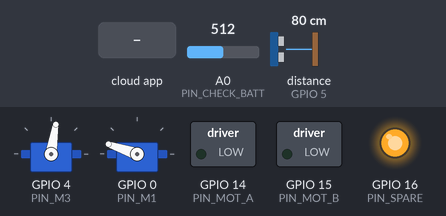
A sketch run on a simulated ESP8266 (NodeMCU). On the bench: 2 × servo, switched loads named in the sketch (green lamp = pin HIGH), output pins drawn as LEDs (lit = HIGH). Inputs (shaded band) come from the test bench; at power-on: A0 (PIN_CHECK_BATT) = 512, distance to the obstacle (sensor on GPIO 5) 80 cm. The echo pulse lasts 58.3 µs per cm; random numbers use the default seed unless the sketch sets one; the audio player accepts every command and is not drawn; the RemoteXY app is connected; pins used as bus, display or sensor lines are not drawn.

Above: at 13.8 s.
13.9 s: the phone or cloud app sets Cover to 1
At 15.79 s:
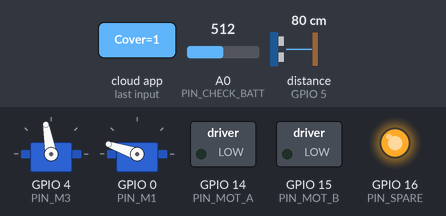
19.9 s: the phone or cloud app sets Corpse to 1
At 22.62 s:
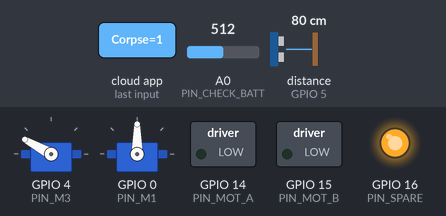
22.9 s: the phone or cloud app sets Eyes to 1
At 24.8 s:
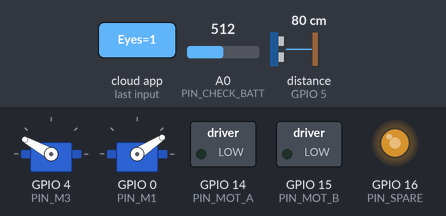
25.9 s: the phone or cloud app sets Light to 1
At 26.3 s:
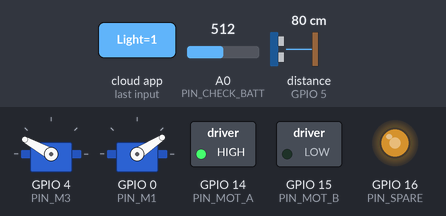
27.4 s: the phone or cloud app sets Eyes to 0
At 28.6 s:
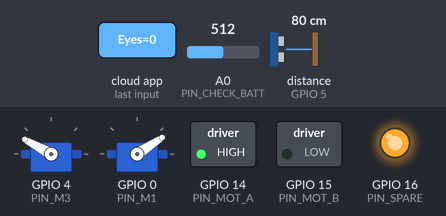
28.9 s: the phone or cloud app sets Light to 0
At 29.8 s:
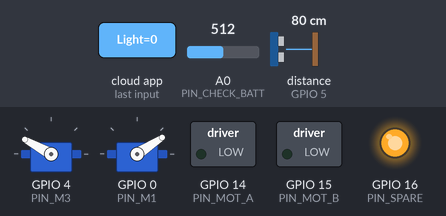
Timing chart, 0 to 31.4 s (numbered marks = the images above; inputs shaded):
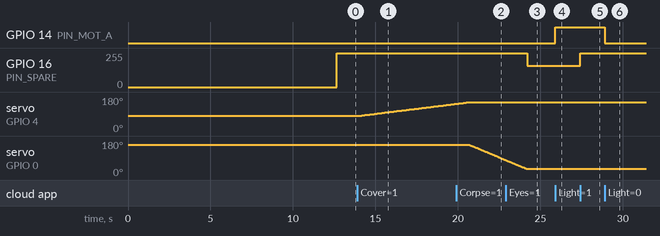

The sketch:

HalloweenCoffin.ino
```cpp
#include "PinConfig.h"
#include "BatteryProtect.h"
#include "CoffinServos.h"
#include "Ultrasonic.h"
#include "LEDs.h"
#include "Remote.h"
#include "CoffinMP3Player.h"

// #define DEBUG_INO
#ifndef DEBUG_INO
#undef DEBUG_PRINTLN
#undef DEBUG_PRINT
#define DEBUG_PRINTLN(a)
#define DEBUG_PRINT(a)
#endif

void SpecialDelay(double wait)
{
    unsigned long finish = millis() + wait;

    while (millis() < finish)
    {
        LoopServos();
        yield();
    }
}

void SpecialTone(int frequency, unsigned long duration = 0)
{
    tone(PIN_TONE, frequency, duration);
    LoopServos();
    yield();
}

void setup()
{
    Serial.begin(115200);
    DEBUG_PRINTLN(""); // ESP sends garbage using 74880 baud at boot.
    DEBUG_PRINTLN("Halloween 2022");    // Serial monitor message

    SetupBatteryProtect();
    SetupServos();
    SetupUltrasonic();
    SetupLEDs();
    SetupRemote();
    SetupMP3Player();

    // After swiching on, give time to close cover and place the coffin
    delay(6000);
    CoffinPlayMP3(KICHERN);
    delay(6000);
    DEBUG_PRINTLN("Setup done");
}

#define DISTANCE_SLEEP 80
#define DISTANCE_ATTENTION 50
#define DISTANCE_ALARM 25
#define DISTANCE_HORROR 25

void loop()
{
    LoopBatteryProtect();
    if (IsBatteryAlarmActive())
        return;

    LoopServos();

    LoopLEDs();

    LoopRemote();

    if (!AllServosFinished())
        return;

    LoopUltrasonic();

    LoopMP3Player();

    if (RemoteXYIsConnected())
    {
        DoRemoteControlledAction();
        return;
    }

    enum CoffinState
    {
        none, // only for boot
        sleep,
        attention,
        alarm,
        horror
    };
    static CoffinState currentState = none;
    if (distance >= DISTANCE_SLEEP)
    {
        if (currentState != sleep)
        {
            currentState = sleep;
            DEBUG_PRINTLN("Enter state: Sleep");
            SetEye(off);
            SetLight(false);
            CoverClose();
        }
    }
    else if (distance > DISTANCE_ATTENTION)
    {
        if (currentState != attention)
        {
            DEBUG_PRINTLN("Enter state: Attention");
            SetEye(off);
            SetLight(true);
            CoverClose();

            if ((currentState != horror) && (currentState != alarm)) // do not play music if target moves away
                CoffinPlayMP3(BRUELL);

            currentState = attention;
        }
    }
    else if (distance > DISTANCE_ALARM)
    {
        if (currentState != alarm)
        {
            currentState = alarm;
            DEBUG_PRINTLN("Enter state: Alarm");
            SetEye(glow);
            SetLight(true);
            CoverOpen();
            CorpseDown();
        }
    }
    else // if (distance <= DISTANCE_HORROR)
    {
        if (currentState != horror)
        {
            currentState = horror;
            DEBUG_PRINTLN("Enter state: Horror");
            CoffinPlayMP3(SCHREI);
            SetLight(true);
            SetEye(hypno);
            CorpseUp();
        }
    }
}
```

PinConfig.h
```cpp
#pragma once
#include "Arduino.h"


#define PIN_M1 0	// Used for bootloader and Incremental-Switch, too. Is pulled up externally.
#define PIN_M2 2	// This is TXD ofer Serial1
#define PIN_M3 4 // Used for I2C
#define PIN_M4 5 // Used for I2C
#define PIN_M5 12
#define PIN_M6 13 // Re-used for PWM bin
#define PIN_MOT_A	14
#define PIN_MOT_B	15
#define PIN_SPARE	16
#define PIN_PWM PIN_M6

// Overdischarge protection
#define PIN_CHECK_BATT	A0


#define PIN_LED_EYES			PIN_SPARE
#define PIN_LED_WHITE_A			PIN_MOT_A // Ensure other motor pin is held low
#define PIN_LED_WHITE_B			PIN_MOT_B
#define PIN_TONE				PIN_PWM

// HC-SR04 ultrasonic sensor
#define PIN_ULTRASONIC_TRIGGER	PIN_M5 // (Yellow wire)
#define PIN_ULTRASONIC_ECHO		PIN_M4 // (Green wire)

#define PIN_SERVO_COVER			PIN_M3
#define PIN_SERVO_CORPSE		PIN_M1

#define DEBUG_PRINTLN(a) Serial.println(a)
#define DEBUG_PRINT(a) Serial.print(a)
```

BatteryProtect.cpp
```cpp
#include "Arduino.h"
#include "BatteryProtect.h"
#include "PinConfig.h"
#include "CoffinServos.h"
#include "LEDs.h"

//#define DEBUG_BATTERYPROTECT

#ifndef DEBUG_BATTERYPROTECT
#undef DEBUG_PRINTLN
#undef DEBUG_PRINT
#define DEBUG_PRINTLN(a)
#define DEBUG_PRINT(a)
#endif


// measured values with actual reistors result into 190 digits per Volt
// what I measured:
// 792 at 4.2V
// 698 at 3.7V
// 619  at 3.3V
#define DIGITS_PER_VOLT 188.0

// on another chip, I measured:
// 823 at 4.2V
// 726 at 3.7V
// 649  at 3.3V
// which was 194 digits per volt

// on another chip, I measured:
// 796 at 4.2V
// 708 at 3.7V
// 626  at 3.3V


#define BATTERY_CHECK_INTERVALL 500000  // 2 times a second will do nicely
#define THRESHOLD_VALUE (3.3*DIGITS_PER_VOLT)
#define HYSTERESIS_VALUE (3.5*DIGITS_PER_VOLT)

bool BatteryAlarmState = false;
int batteryLowCounter = 0;
uint16_t measuredBattery = THRESHOLD_VALUE;

unsigned long nextTimeToCheckBattery;

bool GetBatteryAlarmState()
{
	return BatteryAlarmState;
}

void SetBatteryAlarmState(bool state)
{
	BatteryAlarmState = state;
}

void LoopBatteryProtect()
{
	unsigned long now = micros();
	if (now < nextTimeToCheckBattery)
		return;

	nextTimeToCheckBattery = now + BATTERY_CHECK_INTERVALL;

	measuredBattery = analogRead(PIN_CHECK_BATT);

	DEBUG_PRINT(measuredBattery);
	DEBUG_PRINT("   ");
	if (GetBatteryAlarmState())
	{	// needs to be a certain time above a higher voltage to return to non-alarm-state
		if (measuredBattery > HYSTERESIS_VALUE)
			batteryLowCounter--;
		else
			batteryLowCounter = 10;

		if (batteryLowCounter <= 0)
		{
			batteryLowCounter = 0;
			SetBatteryAlarmState(false);
		}
	}
	else
	{
		if (measuredBattery < THRESHOLD_VALUE)
			batteryLowCounter++;
		else
			batteryLowCounter = 0;

		if (batteryLowCounter >= 10) // one second with undervoltage
		{
			batteryLowCounter = 10;
			SetBatteryAlarmState(true);
		}
	}
	DEBUG_PRINTLN(batteryLowCounter);
}

void SetupBatteryProtect()
{
	pinMode(PIN_CHECK_BATT, INPUT);
	nextTimeToCheckBattery = micros() + BATTERY_CHECK_INTERVALL;
}

bool AlarmIsActive = false;
bool HandleBatteryAlarm()
{
	bool AlarmIsActive = GetBatteryAlarmState();
	if (!AlarmIsActive)
		return false;

	static bool AlarmWasActive = false;

	if (AlarmWasActive && !AlarmIsActive)
	{	// return to normal state
		AlarmWasActive = false;
		DEBUG_PRINTLN("Battery alarm ends.");

		RestartAllServos();
	}
	else if (!AlarmWasActive && AlarmIsActive)
	{	// Go to power save mode.
		AlarmWasActive = true;
		DEBUG_PRINTLN("Battery alarm!");

		ShutdownAllServos();
		ShutDownLEDs();
	}

	return AlarmIsActive;
}

bool IsBatteryAlarmActive()
{
	return AlarmIsActive;
}
```

BatteryProtect.h
```cpp
#pragma once

void SetupBatteryProtect();
void LoopBatteryProtect();
bool GetBatteryAlarmState();
bool HandleBatteryAlarm();
bool IsBatteryAlarmActive();
```

CoffinMP3Player.cpp
```cpp
#include "DFRobotDFPlayerMini.h"
#include "CoffinMP3Player.h"
#include "PinConfig.h"

DFRobotDFPlayerMini myDFPlayer;

unsigned long lastSoundTime;
void CoffinPlayMP3(int no)
{
	switch (no)
	{
	case KNARREN:
	case KNARREN2:
	case WANTYOUTODIE:
	case BRUELL:
	case BRUELL2:
		myDFPlayer.volume(30);
		break;
	case TODESSCHREI:
		myDFPlayer.volume(10);
		break;
	case KICHERN:
		myDFPlayer.volume(25);
		break;
	case SCHREI:
	default:
		myDFPlayer.volume(20);
		break;
	}
	delay(100); // let volume setting become active
	lastSoundTime = millis();
	myDFPlayer.play(no);
}

#define SILENCE_LIMIT 30000
void SetupMP3Player()
{
	Serial1.begin(9600);
	myDFPlayer.begin(Serial1);
	myDFPlayer.setTimeOut(500);
	myDFPlayer.volume(20);  // range 0 - 30
	myDFPlayer.EQ(DFPLAYER_EQ_NORMAL);
	myDFPlayer.outputDevice(DFPLAYER_DEVICE_SD);
	randomSeed(analogRead(PIN_CHECK_BATT));
	lastSoundTime = millis() + SILENCE_LIMIT;
}

void PlayRandomSound()
{
	int no = random(KNARREN, WOLF2 + 1);
	CoffinPlayMP3(no);
	DEBUG_PRINTLN("Random sound: " + String(no));
}

void LoopMP3Player()
{
	unsigned long now = millis();
	if ((now - lastSoundTime) < SILENCE_LIMIT)
		return;
	PlayRandomSound();
}
```

CoffinMP3Player.h
```cpp
#pragma once

void SetupMP3Player();
void LoopMP3Player();

#define KNARREN 1
#define WANTYOUTODIE 2
#define TODESSCHREI 3
#define SCHREI 4
#define KNARREN2 5
#define BRUELL 6
#define BRUELL2 7
#define GESPENST 8
#define GLOCKENSCHLAG 9
#define GOTTISTTOT 10
#define INDERSTILLE 11
#define JESUSHIERISTNINA 12
#define KICHERN 13
#define KLEINERVAMPI 14
#define KRAEHE 15
#define MEINGERIPPE 16
#define TOTTUTNOT 17
#define UNDWIRBEISSEN 18
#define WOLF1 19
#define WOLF2 20
void CoffinPlayMP3(int no);
```

CoffinServos.cpp
```cpp
#include "CoffinServos.h"
#include "PinConfig.h"
#include "CoffinMP3Player.h"

//#define DEBUG_COFFINSERVOS

#ifndef DEBUG_COFFINSERVOS
#undef DEBUG_PRINTLN
#undef DEBUG_PRINT
#define DEBUG_PRINTLN(a)
#define DEBUG_PRINT(a)
#endif

#define MIN_COVER 500
#define MAX_COVER 2500

#define MIN_CORPSE 500
#define MAX_CORPSE 2500

#define PWM_CORPSE_DOWN 2200
#define PWM_CORPSE_UP 880

#define PWM_COVER_OPEN 2100
#define PWM_ARM_TOUCHES_COVER 1350
#define PWM_COVER_CLOSED 1380

CoffinServo ServoCover(PIN_SERVO_COVER, MIN_COVER, MAX_COVER);
CoffinServo ServoCorpse(PIN_SERVO_CORPSE, MIN_CORPSE, MAX_CORPSE);

CoffinServo::CoffinServo(int pin, int min, int max)
{
	myPin = pin;
	myMin = min; // it is allowed that min is greater than max
	myMax = max;
	myPWM = (myMin + myMax) / 2;

	SmoothMode = false;
	TargetPWM = myPWM;
	increment = 0;
	PWMperStep = 0.0;
	TimeOfNextStep = millis();
}

void CoffinServo::Setup()
{
	RestartServo();
}

void CoffinServo::ShutdownServo()
{
	myServo.detach();
}

void CoffinServo::RestartServo()
{
	if (myMin < myMax)
		myServo.attach(myPin, myMin, myMax, myPWM);
	else
		myServo.attach(myPin, myMax, myMin, myPWM);
}

void CoffinServo::MoveTo(int pwm)
{
	if (pwm == myPWM)
		return;

	if (myMin < myMax)
	{
		if (pwm < myMin)
			pwm = myMin;
		else if (pwm > myMax)
			pwm = myMax;
	}
	else // (myMin > myMax)
	{
		if (pwm > myMin)
			pwm = myMin;
		else if (pwm < myMax)
			pwm = myMax;
	}

	myServo.writeMicroseconds(pwm);
	myPWM = pwm;
}

#define STEPTIME 20.0 // 50Hz servos take one setting every 20ms
void CoffinServo::MoveSmoothTo(int pwm, long time)
{
	DEBUG_PRINTLN("MoveSmoothTo " + String(pwm));
	if (myMin < myMax)
	{
		if (pwm < myMin)
			pwm = myMin;
		else if (pwm > myMax)
			pwm = myMax;
	}
	else // (myMin > myMax)
	{
		if (pwm > myMin)
			pwm = myMin;
		else if (pwm < myMax)
			pwm = myMax;
	}

	StartPWM = myPWM;
	TargetPWM = pwm;

	if (StartPWM == TargetPWM)
		return;

	if (time < STEPTIME)
		time = STEPTIME;

	double steps = double(time) / STEPTIME;
	PWMperStep = (TargetPWM - StartPWM) / steps;

	increment = 0;
	SmoothMode = true;
	TimeOfNextStep = millis();
	MakeSmoothStep();
}

void CoffinServo::MakeSmoothStep()
{
	if (TargetPWM == myPWM)
		return;

	increment++;
	int nextPWM = StartPWM + (PWMperStep * increment);
	if (PWMperStep > 0)
	{
		if (nextPWM > TargetPWM)
			nextPWM = TargetPWM;
	}
	else
	{
		if (nextPWM < TargetPWM)
			nextPWM = TargetPWM;
	}
	DEBUG_PRINTLN("Step: " + String(nextPWM));
	MoveTo(nextPWM);
	TimeOfNextStep += STEPTIME;
}

enum MovePending
{
	pending_none,
	pending_CorpseUp,
	pending_CoverClose

}MovePending;

void CoffinServo::Loop()
{
	if (!SmoothMode)
		return;

	if (millis() < TimeOfNextStep)
		return;

	if (TargetPWM == myPWM)
	{
		SmoothMode = false;
		DEBUG_PRINTLN("Smooth move done");
		if (MovePending == pending_CorpseUp)
		{
			MovePending = pending_none;
			CorpseUp();
		}
		else if (MovePending == pending_CoverClose)
		{
			MovePending = pending_none;
			CoverClose();
		}

		return;
	}

	MakeSmoothStep();
}

// -------------------------------------------------------

void SetupServos()
{
	ServoCover.Setup();
	ServoCover.MoveTo(PWM_COVER_CLOSED);
	ServoCorpse.Setup();
	ServoCorpse.MoveTo(PWM_CORPSE_DOWN);
}

void LoopServos()
{
	ServoCover.Loop();
	ServoCorpse.Loop();
}

bool  AllServosFinished()
{
	return ServoCover.IsMoveFinished() && ServoCorpse.IsMoveFinished();
}

void ShutdownAllServos()
{
	ServoCover.ShutdownServo();
	ServoCorpse.ShutdownServo();
}

void RestartAllServos()
{
	ServoCover.RestartServo();
	ServoCorpse.RestartServo();
}

#define TIME_TO_CLOSE 4500
#define TIME_TO_OPEN 6500

#define TIME_TO_RAISE 3500
#define TIME_TO_LAYDOWN 3000

void PlayCorpseUpDownSound()
{
	const int CorpsUpSoundSelection[] =
	{
		WANTYOUTODIE,
		TODESSCHREI,
		SCHREI,
		BRUELL,
		BRUELL2,
		GESPENST,
		GLOCKENSCHLAG,
		KICHERN,
		KRAEHE,
		MEINGERIPPE,
		WOLF1
	};

	int r = random(11);

	CoffinPlayMP3(CorpsUpSoundSelection[r]);
	DEBUG_PRINTLN("Corpse sound: " + String(no));
}


void CorpseUp()
{
	CoverOpen();
	if (!AllServosFinished())
	{
		MovePending = pending_CorpseUp;
		return;
	}
	if (ServoCorpse.GetPWM() == PWM_CORPSE_DOWN)
		PlayCorpseUpDownSound();

	ServoCorpse.MoveSmoothTo(PWM_CORPSE_UP, TIME_TO_RAISE);
}

void CorpseDown()
{
	if (ServoCorpse.GetPWM() == PWM_CORPSE_UP)
		PlayCorpseUpDownSound();

	ServoCorpse.MoveSmoothTo(PWM_CORPSE_DOWN, TIME_TO_LAYDOWN);
}

void CoverOpen()
{
	if (ServoCover.GetPWM() == PWM_COVER_CLOSED)
		CoffinPlayMP3(KNARREN);

	ServoCover.MoveSmoothTo(PWM_COVER_OPEN, TIME_TO_OPEN);
}

void CoverClose()
{
	CorpseDown();
	if (!AllServosFinished())
	{
		MovePending = pending_CoverClose;
		return;
	}

	if (ServoCover.GetPWM() == PWM_COVER_OPEN)
		CoffinPlayMP3(KNARREN2);

	ServoCover.MoveSmoothTo(PWM_COVER_CLOSED, TIME_TO_CLOSE);
}
```

CoffinServos.h
```cpp
#pragma once

#include <Servo.h>
#include "PinConfig.h"

// Servo timing is usually in a range of 1000us up to 2000us, but some servos act on a range 500us-2500us and some do more
#define PWM_MIN	500
#define PWM_MAX 2500

class CoffinServo
{
public:
	CoffinServo(int pin, int min = PWM_MIN, int max = PWM_MAX); 	// set min is greater than max if you want to reverse directions
	void Setup();
	void ShutdownServo();
	void RestartServo();
	void MoveTo(int pwm);
	void MoveSmoothTo(int pwm, long time);
	bool IsMoveFinished() { return !SmoothMode;  };
	void Loop();
	int GetPWM() { return myPWM; };
private:
	Servo myServo;
	int myPin;
	int myPWM;
	int myMin;
	int myMax;
	// addon: smooth movement
	void MakeSmoothStep();
	bool SmoothMode;
	int StartPWM;
	int TargetPWM;
	double PWMperStep;
	int increment;
	int TimeOfNextStep;
};

void SetupServos();
void LoopServos();
bool AllServosFinished();
void RestartAllServos();
void ShutdownAllServos();

void CorpseUp();
void CorpseDown();
void CoverOpen();
void CoverClose();

extern CoffinServo ServoCover;
extern CoffinServo ServoCorpse;
```

LEDs.cpp
```cpp
#include "PinConfig.h"
#include "LEDs.h"

// #define DEBUG_LEDS
#ifndef DEBUG_LEDS
#undef DEBUG_PRINTLN
#undef DEBUG_PRINT
#define DEBUG_PRINTLN(a)
#define DEBUG_PRINT(a)
#endif

EyeMode myEyeMode = off;

#define EYE_MIN_BRIGHT 245  // inverted polarity on this pin
#define EYE_MAX_BRIGHT 0
#define HYPNO_TIME 3

int hypnoValue = EYE_MIN_BRIGHT;
int hypnoInc = 3;
int nextHypnoTime = 0;

void HypnoStep()
{
    unsigned now = millis();
    if (now < nextHypnoTime)
        return;

    nextHypnoTime = now + HYPNO_TIME;

    hypnoValue += hypnoInc;
    if (hypnoValue < EYE_MAX_BRIGHT)
    {
        hypnoValue = EYE_MAX_BRIGHT;
        hypnoInc *= -1;
    }
    else if (hypnoValue > EYE_MIN_BRIGHT)
    {
        hypnoValue = EYE_MIN_BRIGHT;
        hypnoInc *= -1;
    }
    analogWrite(PIN_LED_EYES, hypnoValue);
}


void SetEye(EyeMode mode)
{
    myEyeMode = mode;
    if (myEyeMode == off)
    {
        analogWrite(PIN_LED_EYES, 255); // inverted polarity on this pin
        DEBUG_PRINTLN("Eyes off");
    }
    else if (myEyeMode == glow)
    {
        analogWrite(PIN_LED_EYES, 160); // a bit of red glowing
        DEBUG_PRINTLN("Eyes glow");
    }
    else if (myEyeMode == hypno)
    {
        nextHypnoTime = millis();
        HypnoStep();
        DEBUG_PRINTLN("Eyes hypno");
    }
}

void SetLight(bool onoroff)
{
    digitalWrite(PIN_LED_WHITE_A, onoroff ? HIGH : LOW);
    // PIN_LED_WHITE_A remains low forever
}

void SetupLEDs()
{
    pinMode(PIN_LED_EYES, OUTPUT);
    analogWrite(PIN_LED_EYES, 0);
    pinMode(PIN_LED_WHITE_A, OUTPUT);
    pinMode(PIN_LED_WHITE_B, OUTPUT);
    digitalWrite(PIN_LED_WHITE_A, LOW);
    digitalWrite(PIN_LED_WHITE_B, LOW);
}

void LoopLEDs()
{
    if (myEyeMode == hypno)
    {
        HypnoStep();
    }
}

void ShutDownLEDs()
{
    SetLight(false);
    SetEye(off);
}
```

LEDs.h
```cpp
#pragma once

void SetupLEDs();
void LoopLEDs();

void SetLight(bool onoroff);
enum EyeMode
{
	off,
	glow,
	hypno
};

void SetEye(EyeMode mode);

void ShutDownLEDs();
```

Remote.h
```cpp
#pragma once
void SetupRemote();
void LoopRemote();
bool RemoteXYIsConnected();
void DoRemoteControlledAction();
```

Ultrasonic.h
```cpp
#pragma once

#include "PinConfig.h"

extern long distance;

void SetupUltrasonic();
void LoopUltrasonic();
```

Source omitted: Remote.cpp (4953 bytes), Ultrasonic.cpp (2375 bytes)

Measured:
- after the input at 13.9 s, servo on GPIO 4 (PIN_M3): moves from 81° to 144° over 5.8 s, starting after 0.18 s
- after the input at 19.9 s, servo on GPIO 0 (PIN_M1): moves from 161° to 79° over 2.2 s, starting after 0.79 s
- after the input at 22.9 s, GPIO 16 (PIN_SPARE): 255/255 → 160/255 after 1.3 s
- after the input at 25.9 s, GPIO 14 (PIN_MOT_A): LOW → HIGH at once
- after the input at 27.4 s, GPIO 16 (PIN_SPARE): 160/255 → 255/255 at once
- after the input at 28.9 s, GPIO 14 (PIN_MOT_A): HIGH → LOW at once
